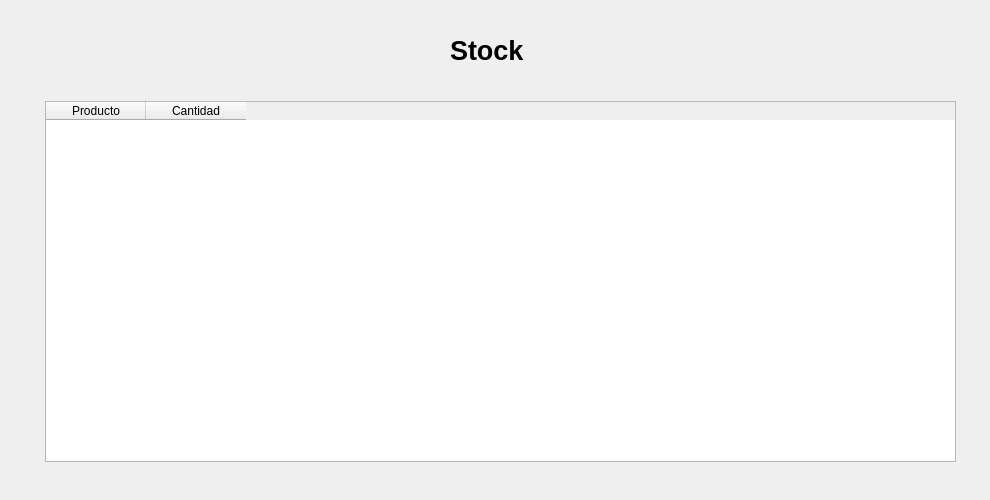
<?xml version="1.0" encoding="UTF-8"?>
<ui version="4.0">
 <class>Dialog</class>
 <widget class="QDialog" name="Dialog">
  <property name="geometry">
   <rect>
    <x>0</x>
    <y>0</y>
    <width>990</width>
    <height>500</height>
   </rect>
  </property>
  <property name="windowTitle">
   <string>Stock</string>
  </property>
  <property name="windowIcon">
   <iconset>
    <normaloff>iconsimple.jpg</normaloff>iconsimple.jpg</iconset>
  </property>
  <widget class="QLabel" name="label">
   <property name="geometry">
    <rect>
     <x>450</x>
     <y>10</y>
     <width>101</width>
     <height>81</height>
    </rect>
   </property>
   <property name="font">
    <font>
     <pointsize>20</pointsize>
     <weight>75</weight>
     <bold>true</bold>
    </font>
   </property>
   <property name="text">
    <string>Stock</string>
   </property>
  </widget>
  <widget class="QTableWidget" name="tablaStock1">
   <property name="geometry">
    <rect>
     <x>45</x>
     <y>101</y>
     <width>911</width>
     <height>361</height>
    </rect>
   </property>
   <property name="sizeAdjustPolicy">
    <enum>QAbstractScrollArea::AdjustToContents</enum>
   </property>
   <property name="sortingEnabled">
    <bool>true</bool>
   </property>
   <property name="columnCount">
    <number>2</number>
   </property>
   <column>
    <property name="text">
     <string>Producto</string>
    </property>
   </column>
   <column>
    <property name="text">
     <string>Cantidad</string>
    </property>
   </column>
  </widget>
 </widget>
 <resources/>
 <connections/>
</ui>
